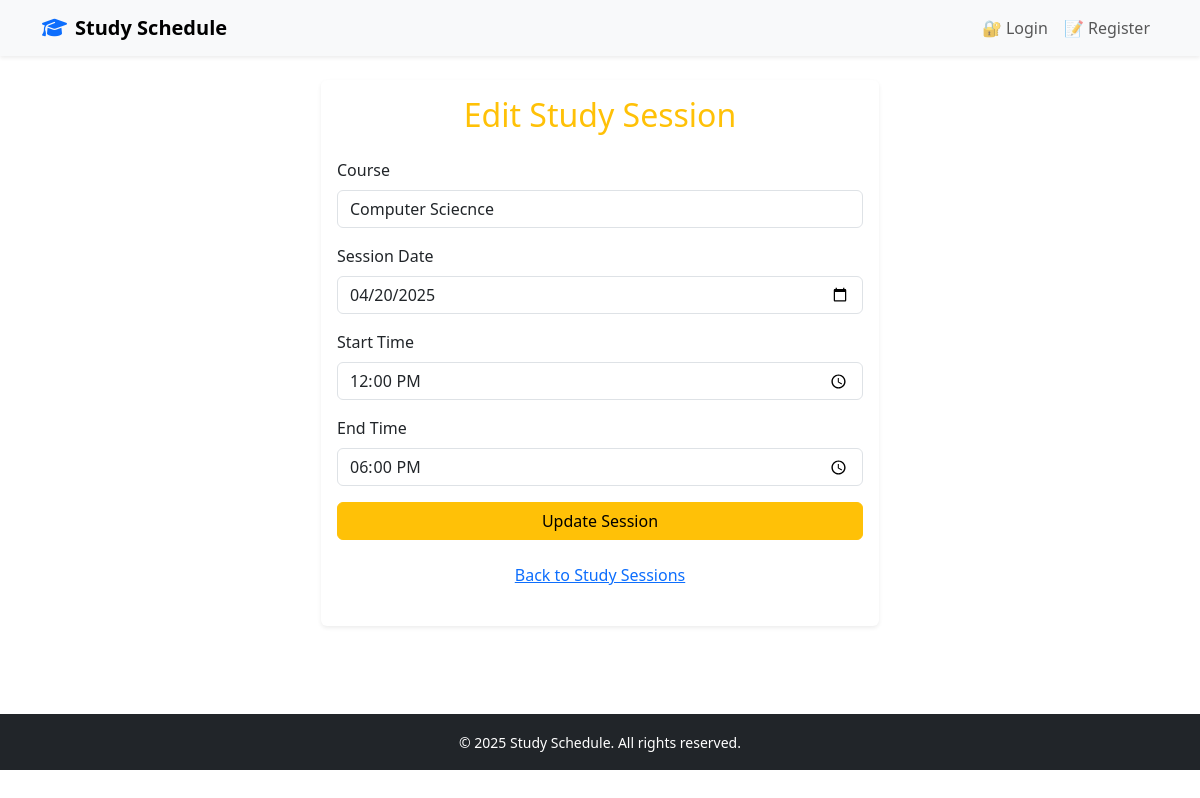
Screenshot of /study_sessions/edit/1/ with the database file from the repository.
### scheduler/models.py (models this page shows, shortened)
class StudySession(models.Model):
    course = models.ForeignKey(Course, on_delete=models.CASCADE)
    session_date = models.DateField()
    start_time = models.TimeField()
    end_time = models.TimeField()

### scheduler/views.py (the view)
# urls.py: path('study_sessions/edit/<int:pk>/', views.edit_session, name='edit_session'),
def edit_session(request, pk):
    session = get_object_or_404(StudySession, pk=pk)
    if request.method == 'POST':
        form = StudySessionForm(request.POST, instance=session)
        if form.is_valid():
            form.save()
            return redirect('sessions')
    else:
        form = StudySessionForm(instance=session)
    return render(request, 'scheduler/edit_session.html', {'form': form})

### scheduler/forms.py
class StudySessionForm(forms.ModelForm):
    class Meta:
        model = StudySession
        fields = ['course', 'session_date', 'start_time', 'end_time']
        widgets = {
            'session_date': forms.DateInput(attrs={'type': 'date'}),
            'start_time': forms.TimeInput(attrs={'type': 'time'}),
            'end_time': forms.TimeInput(attrs={'type': 'time'}),
        }

### scheduler/models.py (called while the page is built)
    def __str__(self):
        return self.name

### scheduler/templates/scheduler/edit_session.html (shortened to what this page needs)
{% extends 'scheduler/base.html' %}
{% load widget_tweaks %}
{% block content %}
<div class="col-md-6 offset-md-3">
    <div class="card shadow-sm border-0">
        <div class="card-body">
            <h2 class="mb-4 text-center text-warning">Edit Study Session</h2>
            <form method="post">
                <div class="mb-3">
                    <label for="id_course" class="form-label">Course</label>
                    {{ form.course|add_class:"form-control" }}
                </div>
                <div class="mb-3">
                    <label for="id_session_date" class="form-label">Session Date</label>
                    {{ form.session_date|add_class:"form-control" }}
                </div>
                <div class="mb-3">
                    <label for="id_start_time" class="form-label">Start Time</label>
                    {{ form.start_time|add_class:"form-control" }}
                </div>
                <div class="mb-3">
                    <label for="id_end_time" class="form-label">End Time</label>
                    {{ form.end_time|add_class:"form-control" }}
                </div>
                <button type="submit" class="btn btn-warning w-100">Update Session</button>
            </form>
            <p class="mt-3 text-center"><a href="{% url 'sessions' %}" class="btn btn-link">Back to Study Sessions</a></p>
        </div>
    </div>
</div>
{% endblock %}

### scheduler/templates/scheduler/base.html (style rules this page uses)
body { scroll-behavior: smooth; }

### rows the page displays
StudySession: course "Computer Sciecnce", session_date "04/20/2025", start_time "12:00:00", end_time "18:00:00"
